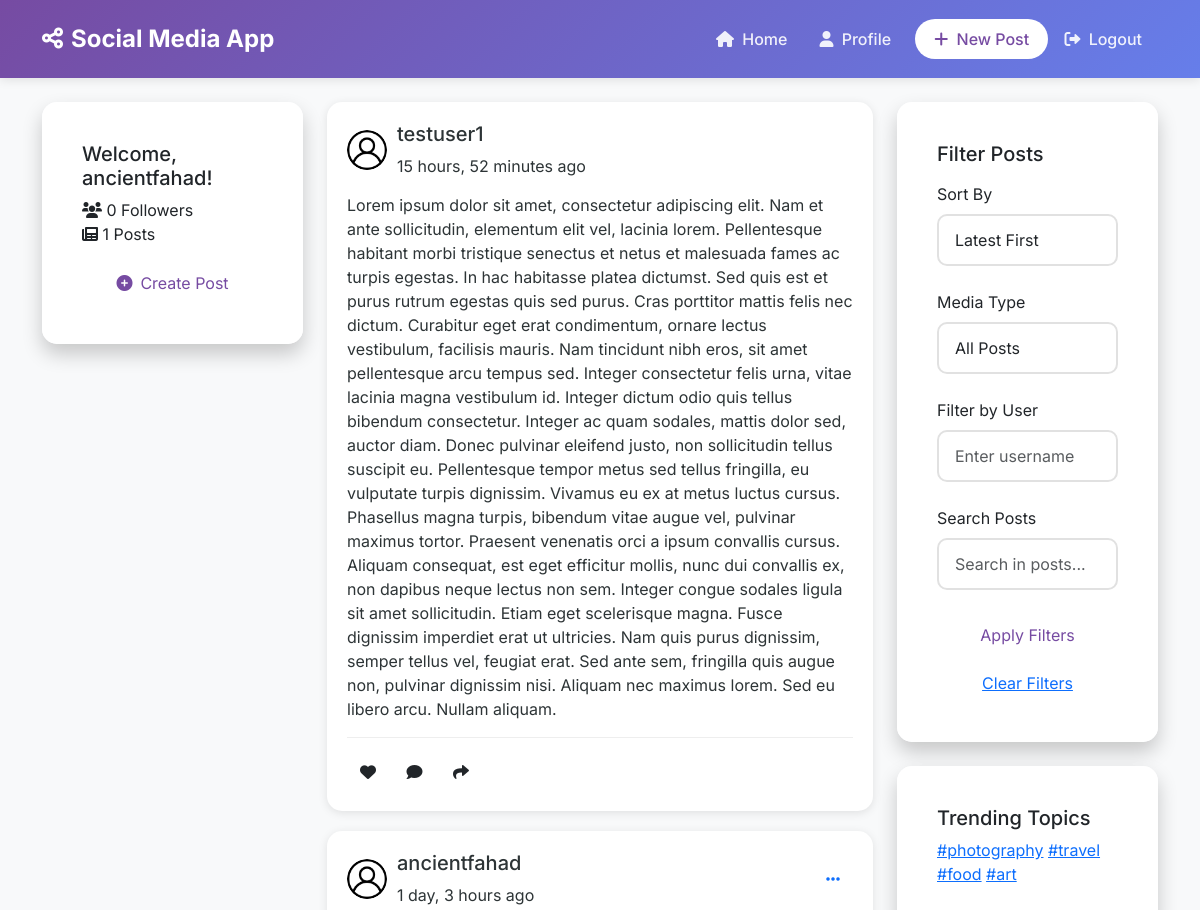
The page / (signed in, upper part) on the database as committed earlier.
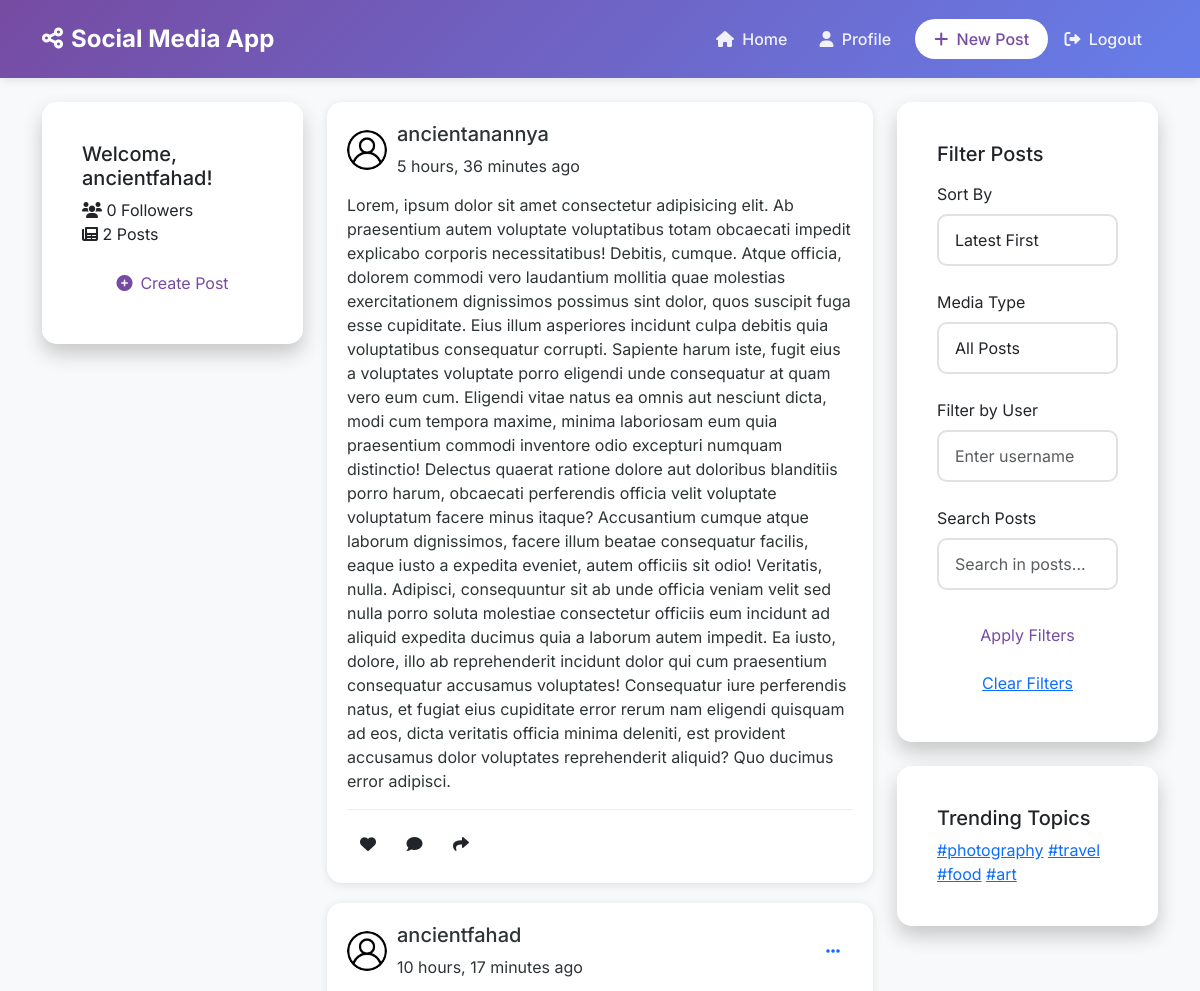
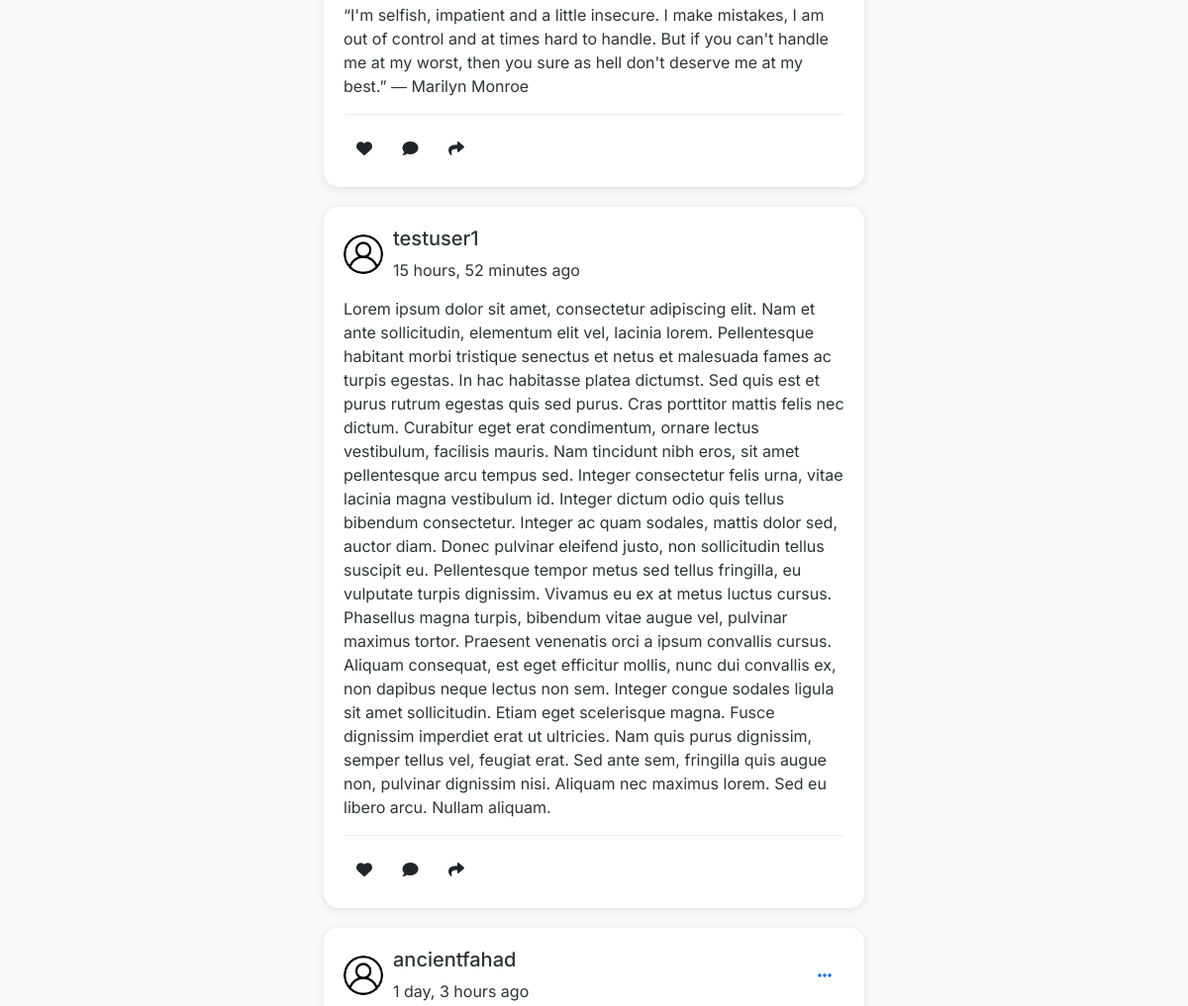
The same page on the database as committed later (2 pictures, top to bottom).
### core/models.py (models this page shows, shortened)
class Post(models.Model):
    user = models.ForeignKey(User, on_delete=models.CASCADE, related_name='posts')
    content = models.TextField()
    image = models.ImageField(upload_to='posts/', blank=True, null=True)
    created_at = models.DateTimeField(auto_now_add=True)
    updated_at = models.DateTimeField(auto_now=True)
    class Meta:
        ordering = ['-created_at']

### core/views.py (the view)
# urls.py: path('', views.HomeView.as_view(), name='home'),
class HomeView(ListView):
    model = Post
    template_name = 'core/home.html'
    context_object_name = 'posts'
    paginate_by = 10
    def get_queryset(self):
        queryset = Post.objects.all()
        date_filter = self.request.GET.get('date', 'latest')
        if date_filter == 'oldest':
            queryset = queryset.order_by('created_at')
        else:
            queryset = queryset.order_by('-created_at')
        media_filter = self.request.GET.get('media', 'all')
        print(f"HomeView - Media filter: {media_filter}")
        if media_filter == 'text':
            queryset = queryset.filter(Q(image__isnull=True) | Q(image=''))
            print(f"HomeView - Text-only posts: {queryset.count()}")
        elif media_filter == 'images':
            queryset = queryset.exclude(Q(image__isnull=True) | Q(image=''))
            print(f"HomeView - Image posts: {queryset.count()}")
        user_filter = self.request.GET.get('user', '')
        if user_filter:
            queryset = queryset.filter(user__username__iexact=user_filter)
        search_query = self.request.GET.get('q', '')
        if search_query:
            queryset = queryset.filter(content__icontains=search_query)
        print(f"HomeView - Final queryset count: {queryset.count()}")
        return queryset
    def get_context_data(self, **kwargs):
        context = super().get_context_data(**kwargs)
        context['date_filter'] = self.request.GET.get('date', 'latest')
        context['media_filter'] = self.request.GET.get('media', 'all')
        context['user_filter'] = self.request.GET.get('user', '')
        context['search_query'] = self.request.GET.get('q', '')
        return context

### templates/core/home.html (shortened to what the changed rows need)
{% extends 'base.html' %}
{% load static %}
{% block content %}
<div class="home-container">
    <div class="row">
        <div class="col-lg-3 d-none d-lg-block">
            <div class="card sidebar-card">
                <div class="card-body">
                    <h5 class="sidebar-title">Welcome{% if user.is_authenticated %}, {{ user.username }}{% endif %}!</h5>
                    <div class="quick-stats">
                        <div class="stat-item">
                        </div>
                        <div class="stat-item">
                            <i class="fas fa-newspaper"></i>
                            <span>{{ user.posts.count|default:"0" }} Posts</span>
                        </div>
                    </div>
                    {% if user.is_authenticated %}
                        <button class="btn btn-custom-primary w-100 mt-3" data-bs-toggle="modal" data-bs-target="#createPostModal">
                            <i class="fas fa-plus-circle me-2"></i>Create Post
                        </button>
                    {% endif %}
                </div>
            </div>
        </div>
        <div class="col-lg-6">
            <div class="posts-container">
                {% for post in posts %}
                    <div class="post-card fade-in">
                        <div class="post-header">
                            <div class="user-info">
                                <img src="{{ post.user.profile.avatar.url|default:'/static/images/default-avatar.png' }}"
                                     class="user-avatar" alt="Profile picture">
                                <div class="user-details">
                                    <h5 class="username">{{ post.user.username }}</h5>
                                    <span class="post-time">{{ post.created_at|timesince }} ago</span>
                                </div>
                            </div>
                            {% if user == post.user %}
                                <div class="post-actions dropdown">
                                    <button class="btn btn-link" data-bs-toggle="dropdown">
                                        <i class="fas fa-ellipsis-h"></i>
                                    </button>
                                </div>
                            {% endif %}
                        </div>
                        <div class="post-content">
                            <p>{{ post.content }}</p>
                        </div>
                        <div class="post-footer">
                            <div class="interaction-buttons">
                                <button class="btn btn-like {% if user in post.likes.all %}active{% endif %}"
                                        data-post-id="{{ post.id }}">
                                    <i class="fas fa-heart"></i>
                                </button>
                                <button class="btn btn-comment" onclick="">
                                    <i class="fas fa-comment"></i>
                                </button>
                                <button class="btn btn-share" onclick="">
                                    <i class="fas fa-share"></i>
                                </button>
                            </div>
                        </div>
                    </div>
                {% endfor %}
            </div>
        </div>
    </div>
</div>
{% endblock %}

Rows that differ between the two databases and show on the page:
added Post: user.username "ancientanannya", created_at "5 hours, 36 minutes", content "Lorem, ipsum dolor sit amet consectetur adipisicing elit. Ab praesentium autem voluptate voluptatibus totam obcaecati impedit explicabo corporis necessitatibus! Debitis, cumque. Atque officia, dolorem commodi vero laudantium mollitia quae molestias exercitationem dignissimos possimus sint dolor, quos suscipit fuga esse cupiditate. Eius illum asperiores incidunt culpa debitis quia voluptatibus consequatur corrupti. Sapiente harum iste, fugit eius a voluptates voluptate porro eligendi unde consequatur at quam vero eum cum. Eligendi vitae natus ea omnis aut nesciunt dicta, modi cum tempora maxime, minima laboriosam eum quia praesentium commodi inventore odio excepturi numquam distinctio!…"
added Post: user.username "ancientfahad", created_at "10 hours, 17 minutes", content "“I'm selfish, impatient and a little insecure. I make mistakes, I am out of control and at times hard to handle. But if you can't handle me at my worst, then you sure as hell don't deserve me at my best.” ― Marilyn Monroe"
Other text that changed with them:
{{ user.posts.count|default:"0" }}: "1" → "2"
